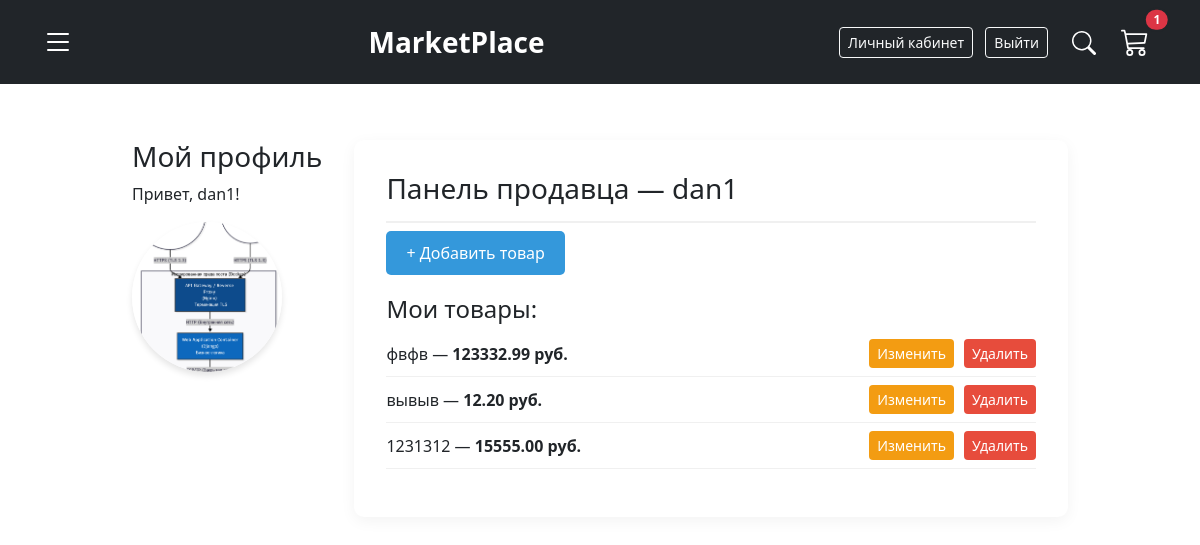
The app's page /profile/ (signed in) with its own data.
### store/models.py (models this page shows, shortened)
class Profile(models.Model):
    user = models.OneToOneField(User, on_delete=models.CASCADE)
    image = models.ImageField(default='default.jpg', upload_to='profile_pics')
    is_seller = models.BooleanField(default=False, verbose_name="Это продавец?")
    company_name = models.CharField(
        max_length=150,
        blank=True,
        null=True,
        verbose_name="Название организации"
    )

class Product(models.Model):
    title = models.CharField(max_length=200)
    description = models.TextField()
    price = models.DecimalField(max_digits=10, decimal_places=2)
    category = models.ForeignKey(Category, on_delete=models.CASCADE)
    image = models.ImageField(upload_to='products/', null=True, blank=True)
    seller = models.ForeignKey(
        User,
        on_delete=models.SET_NULL,
        null=True,
        blank=True,
        verbose_name="Продавец"
    )

### store/views.py (the view)
# urls.py: path('profile/', profile, name='profile'),
@login_required
def profile(request):
    user_profile, created = Profile.objects.get_or_create(user=request.user)
    if request.method == 'POST' and request.FILES.get('profile_pic'):
        user_profile.image = request.FILES['profile_pic']
        user_profile.save()
        return redirect('profile')
    context = {}
    if user_profile.is_seller:
        my_products = Product.objects.filter(seller=request.user)
        context['my_products'] = my_products
        context['is_seller'] = True
        context['company_name'] = user_profile.company_name
    else:
        orders = Order.objects.filter(customer=request.user, complete=True).order_by('-date_ordered')
        context['orders'] = orders
        context['is_seller'] = False
    return render(request, 'users/profile.html', context) # Добавил 'users/' если нужно

### store/context_processors.py (called while the page is built)
def cart_status(request):
    categories = Category.objects.all() # Получаем все категории
    if request.user.is_authenticated:
        order, created = Order.objects.get_or_create(customer=request.user, complete=False)
        cart_total = order.get_cart_items
    else:
        cart_total = 0
    return {
        'cart_total': cart_total,
        'all_categories': categories # Теперь категории доступны везде
    }

### store/models.py (called while the page is built)
    @property
    def get_cart_items(self):
        orderitems = self.orderitem_set.all()
        total = sum([item.quantity for item in orderitems if item.product])
        return total

### templates/users/profile.html (shortened to what this page needs)
{% extends 'base.html' %}
{% load static %}
{% block content %}
<div class="profile-container">
    <div class="profile-sidebar">
        <h3>Мой профиль</h3>
        <p>Привет, {{ user.username }}!</p>
        <form id="avatarForm" method="POST" enctype="multipart/form-data">
            <div class="avatar-wrapper" onclick="document.getElementById('fileInput').click()">
                {% if user.profile.image and 'default' not in user.profile.image.url %}
                    <img src="{{ user.profile.image.url }}" alt="Аватар">
                {% else %}
                    <div style="width: 100%; height: 100%; border-radius: 50%; background-color: #3498db; color: white; display: flex; justify-content: center; align-items: center; font-size: 3rem; font-weight: bold;">
                        {{ user.username|slice:":1"|upper }}
                    </div>
                {% endif %}
            </div>
        </form>
    </div>
    <div class="profile-content">
        {% if is_seller %}
            <div class="seller-panel">
                <h3>Панель продавца{% if user.profile.company_name %} — {{ user.profile.company_name }}{% endif %}</h3>
                <a href="{% url 'add_product' %}" style="display:inline-block; margin-bottom: 20px; padding: 10px 20px; background: #3498db; color: white; text-decoration: none; border-radius: 5px;">
                    + Добавить товар
                </a>
                <h4>Мои товары:</h4>
                {% if my_products %}
                    <ul>
                        {% for item in my_products %}
                            <li style="display: flex; align-items: center; justify-content: space-between;">
                                <div>
                                    {{ item.title }} — <strong>{{ item.price|floatformat:2 }} руб.</strong>
                                </div>
                                <div style="display: flex; gap: 10px;">
                                    <a href="{% url 'edit_product' item.id %}" style="padding: 4px 8px; background: #f39c12; color: white; text-decoration: none; border-radius: 4px; font-size: 14px;">
                                        Изменить
                                    </a>
                                    <form action="{% url 'delete_product' item.id %}" method="POST" style="margin: 0;" onsubmit="return confirm('Вы уверены, что хотите удалить «{{ item.title }}»? Это действие нельзя отменить.');">
                                        <button type="submit" style="padding: 4px 8px; background: #e74c3c; color: white; border: none; border-radius: 4px; font-size: 14px; cursor: pointer;">
                                            Удалить
                                        </button>
                                    </form>
                                </div>
                            </li>
                        {% endfor %}
                    </ul>
                {% else %}
                    <p>Вы ещё не выставили ни одного товара.</p>
                {% endif %}
            </div>
        {% endif %}
    </div>
</div>
{% endblock content %}

### templates/users/profile.html (style rules this page uses)
.profile-container { display: flex; gap: 2rem; padding: 2rem; max-width: 1000px; margin: 0 auto; }
.avatar-wrapper { position: relative; width: 150px; height: 150px; border-radius: 50%; overflow: hidden; cursor: pointer; box-shadow: 0 4px 6px rgba(0,0,0,0.1); }
.avatar-wrapper img { width: 100%; height: 100%; object-fit: cover; transition: 0.3s; }
.profile-content { flex-grow: 1; background: white; padding: 2rem; border-radius: 10px; box-shadow: 0 4px 15px rgba(0,0,0,0.05); }
.seller-panel h3 { margin-top: 0; border-bottom: 2px solid #f0f0f0; padding-bottom: 15px; }
.seller-panel ul { list-style: none; padding: 0; }
.seller-panel li { padding: 8px 0; border-bottom: 1px solid #f0f0f0; }

### records on screen
Product: title "фвфв", price "123332.99"
Product: title "вывыв", price "12.20"
Product: title "1231312", price "15555.00"

### other values on screen
{{ cart_total }} "1"
{{ user.username }} "dan1"
{{ user.profile.company_name }} "dan1"
